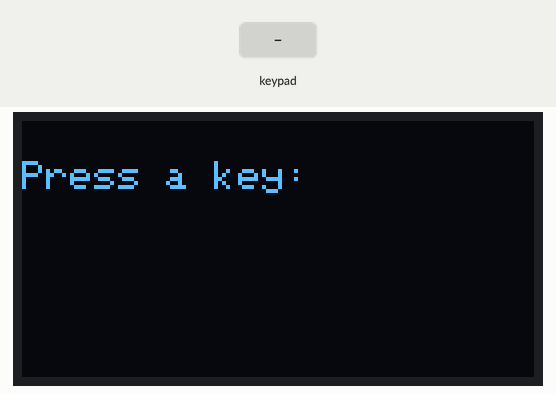
The sketch below on a simulated ESP32-S2. On the bench: 128×64 one-colour display. The test bench sets the inputs (shaded band). I2S audio is not simulated (input reads silence); what the sketch prints to the serial monitor is not drawn.

Above: at 3.2 s.
3.3 s: keypad keys 1 2 # pressed 0.4 s apart
At 4.4 s:
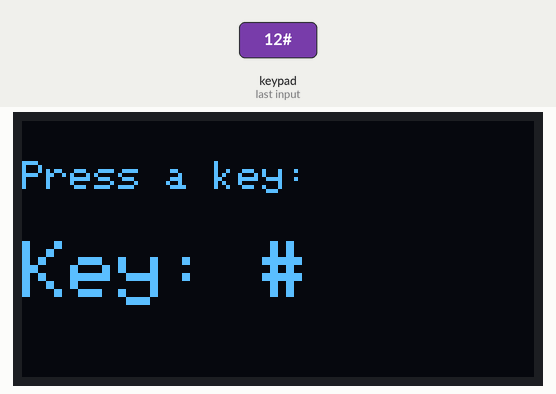
6.0 s: key '*' pressed
At 7.2 s:
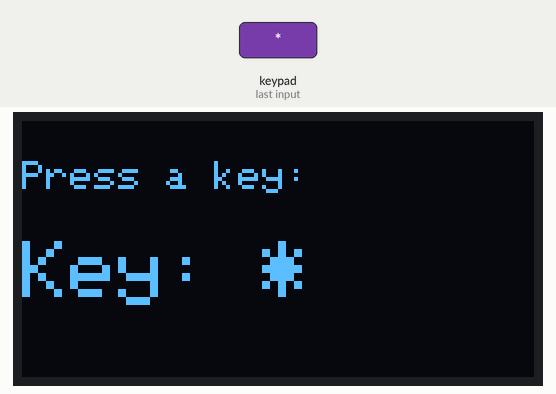
7.5 s: key '3' pressed
At 8.3 s:
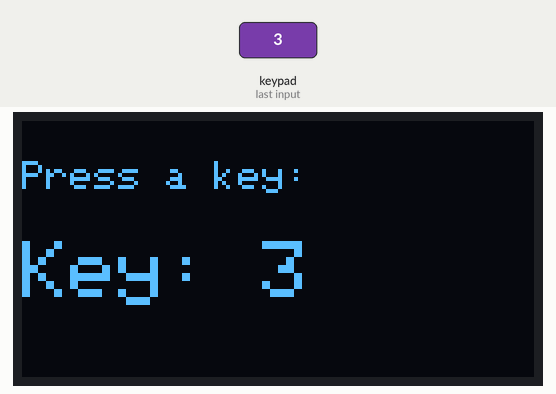
9.0 s: keypad keys 2 5 pressed 0.4 s apart
At 10.9 s:
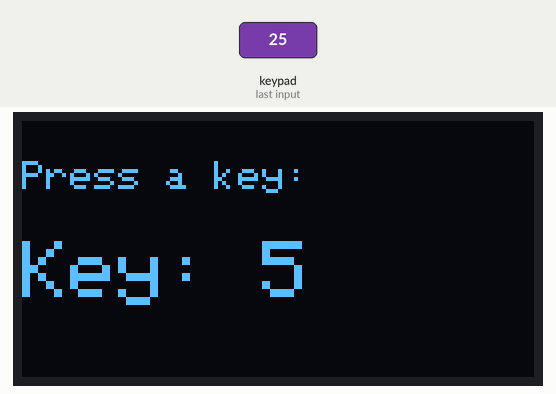
11.3 s: key '#' pressed
At 12.5 s:
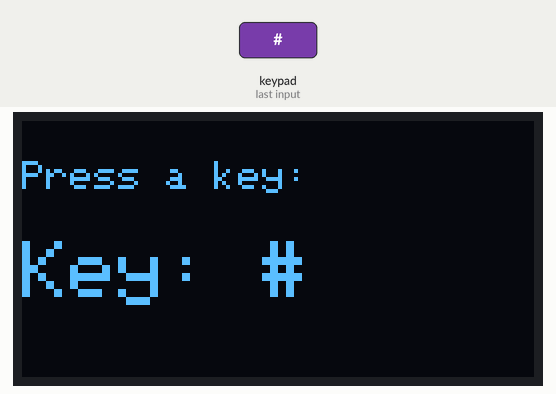
12.8 s: key '1' pressed
At 13.6 s:
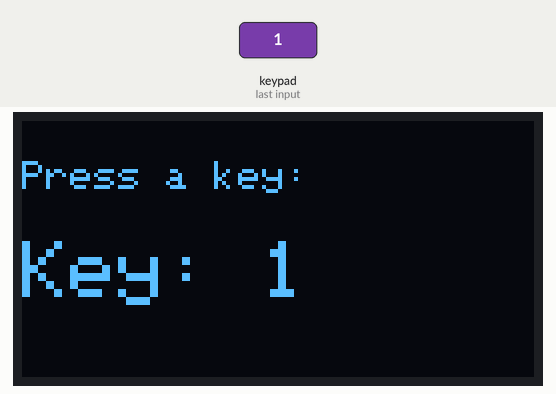
Timing chart, 0 to 15.3 s (numbered marks = the images above; inputs shaded):
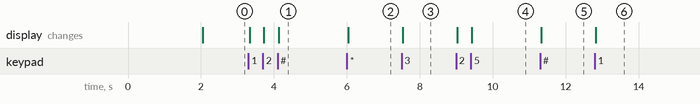

The sketch:

keypad_OLED_DAC.ino
```cpp
/*********
 in the test, why test keypad oled and dac, we see that when we press any of the buttens the key on the OLED changes
 plus when we press 1 a sound starts to play using the dac , and when we press 0 the sound stops
*********/


#include <Wire.h>
#include <Adafruit_GFX.h>
#include <Adafruit_SSD1306.h>
#include <Adafruit_Keypad.h>
#include <Arduino.h>
#include <driver/i2s.h>
#include <math.h>

// OLED display width and height, in pixels
#define SCREEN_WIDTH 128
#define SCREEN_HEIGHT 64

// Declaration for an SSD1306 display connected to I2C (SDA, SCL pins)
Adafruit_SSD1306 display(SCREEN_WIDTH, SCREEN_HEIGHT, &Wire, -1);

// define your specific keypad here via PID
#define KEYPAD_PID3845

// define your pins here
#define R4   19
#define R3   13
#define R2   12
#define R1   4
#define C1   21
#define C2   27
#define C3   33

// Keymap for 3x4 Keypad
char keys[4][3] = {
  {'1','2','3'},
  {'4','5','6'},
  {'7','8','9'},
  {'*','0','#'}
};

// Row and column pins for 3x4 Keypad
byte rowPins[4] = { R1, R2, R3, R4 };
byte colPins[3] = { C1, C2, C3 };

// Initialize an instance of class Adafruit_Keypad
Adafruit_Keypad customKeypad = Adafruit_Keypad(makeKeymap(keys), rowPins, colPins, 4, 3);

// I2S configuration constants
#define I2S_NUM         (0) // I2S port number
#define I2S_SAMPLE_RATE (44100)
#define I2S_BITS        (16)
#define I2S_CHANNELS    (2)

bool dacInUse = false;

// Function to generate a sine wave audio signal
void generateSineWave(int16_t* buffer, int bufferSize) {
    const float frequency = 440.0;  // Frequency of the sine wave (440 Hz for A4)
    const float amplitude = 2000;  // Amplitude of the sine wave - change it to change the volume

    for (int i = 0; i < bufferSize; i += 2) {
        float sample = amplitude * sin(2 * M_PI * frequency * (i / 2) / I2S_SAMPLE_RATE);
        buffer[i] = buffer[i + 1] = (int16_t) sample;
    }
}

void setupAudio() {
    // Initialize I2S configuration
    i2s_config_t i2s_config = {
        .mode = (i2s_mode_t)(I2S_MODE_MASTER | I2S_MODE_TX), // Master transmitter
        .sample_rate = I2S_SAMPLE_RATE,
        .bits_per_sample = I2S_BITS_PER_SAMPLE_16BIT,
        .channel_format = I2S_CHANNEL_FMT_RIGHT_LEFT,
        .communication_format = I2S_COMM_FORMAT_I2S_MSB,
        .intr_alloc_flags = ESP_INTR_FLAG_LEVEL1, // Interrupt level 1
        .dma_buf_count = 8,
        .dma_buf_len = 64,
        .use_apll = false  // Set to true if using APLL (ESP32-S2 specific)
    };

    i2s_pin_config_t pin_config = {
        .bck_io_num = 26,   // BCK pin
        .ws_io_num = 25,    // LRCK pin
        .data_out_num = 22, // DATA pin
        .data_in_num = I2S_PIN_NO_CHANGE // Not used
    };

    // Install and start I2S driver
    i2s_driver_install((i2s_port_t)I2S_NUM, &i2s_config, 0, NULL);
    i2s_set_pin((i2s_port_t)I2S_NUM, &pin_config);
}

void playNote() {
    // Prepare a buffer to store audio data
    const int bufferSize = 1024;
    int16_t buffer[bufferSize];

    // Generate a sine wave
    generateSineWave(buffer, bufferSize);

    // Write the buffer to I2S
    size_t bytes_written = 0;
    i2s_write((i2s_port_t)I2S_NUM, buffer, bufferSize * sizeof(int16_t), &bytes_written, portMAX_DELAY);
}

void stopNote() {
    // Stop I2S driver
    i2s_driver_uninstall((i2s_port_t)I2S_NUM);
}

void setup() {
  Wire.begin(18,23);
  Serial.begin(115200);  // Adjusted for ESP32
  customKeypad.begin();

  if(!display.begin(SSD1306_SWITCHCAPVCC, 0x3C)) { // Address 0x3D for 128x64
    Serial.println(F("SSD1306 allocation failed"));
    for(;;);
  }
  delay(2000);
  display.clearDisplay();
  display.setTextSize(1);
  display.setTextColor(WHITE);
  display.setCursor(0, 10);
  // Display static text
  display.println("Press a key:");
  display.display();
}

void loop() {
  customKeypad.tick();
  while(customKeypad.available()) {
    keypadEvent e = customKeypad.read();
    char key = (char)e.bit.KEY;

    if (e.bit.EVENT == KEY_JUST_PRESSED) {
      Serial.print(key);
      Serial.println(" pressed");
      // Update the OLED display with the key press
      display.clearDisplay();
      display.setCursor(0, 10);
      display.setTextSize(1);
      display.println("Press a key:");
      display.setTextSize(2);  // Increase text size for key display
      display.setCursor(0, 30);
      display.print("Key: ");
      display.println(key);
      display.display();

      if (key == '1') {
        if (!dacInUse) {
          setupAudio();
          playNote();
          dacInUse = true;
        }
      } else if (key == '0') {
        if (dacInUse) {
          stopNote();
          dacInUse = false;
        }
      }
    }
  }
  delay(10);
}
```

Measured:
- after the input at 3.3 s, the display: first changes at once (image 1 shows a later state)
- after the input at 6.0 s, the display: changes at once (image 2)
- after the input at 7.5 s, the display: changes at once (image 3)
- after the input at 9.0 s, the display: first changes at once (image 4 shows a later state)
- after the input at 11.3 s, the display: changes at once (image 5)
- after the input at 12.8 s, the display: changes at once (image 6)
